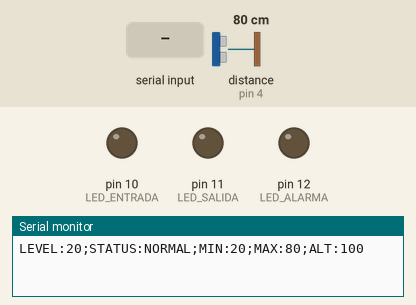
A sketch run on a simulated Arduino Uno, built with avr-gcc and run on an emulated ATmega328P. Shown: output pins drawn as LEDs (lit = HIGH), the last lines printed to the serial monitor. Wiring (inferred from the names in the program): ultrasonic range finder: trigger pin 5; echo pin 4. Inputs (shaded band) come from the test bench; at power-on: distance to the obstacle (sensor on pin 4) 80 cm. The echo pulse lasts 58.3 µs per cm; pins used as bus, display or sensor lines are not drawn.

Above: at 1.2 s.
1.3 s: distance to the obstacle (sensor on pin 4) set to 22 cm
2.8 s: distance to the obstacle (sensor on pin 4) set to 17 cm
At 3.2 s:
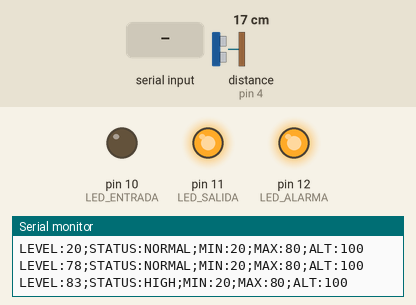
4.4 s: "ALT:\n" received over Serial
At 5.2 s:
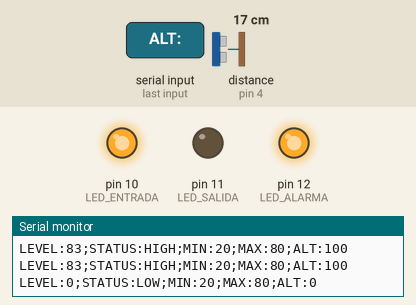
5.9 s: "MIN:\n" received over Serial
At 7.1 s:
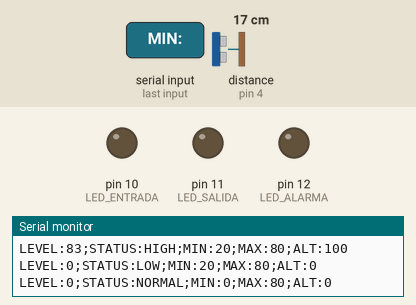
7.4 s: "MIN:90\n" received over Serial
At 8.2 s:
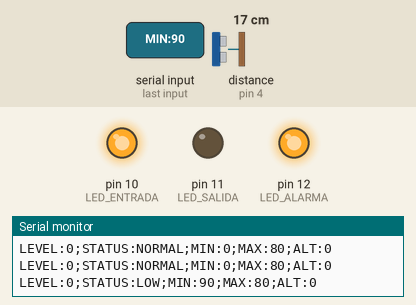
Timing chart, 0 to 9.9 s (numbered marks = the images above; inputs shaded):
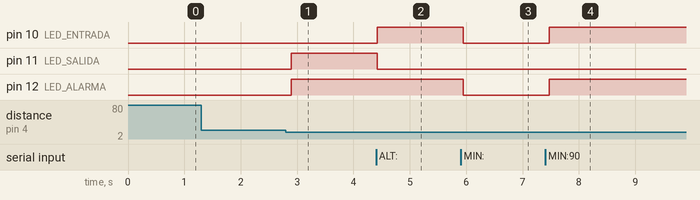

Measured:
- the behaviour switches between 20 and 19 cm on distance to the obstacle (sensor on pin 4) (found by bisection; images 0 and 1)
- after the input at 2.8 s, pin 11 (LED_SALIDA), pin 12 (LED_ALARMA): LOW → HIGH after 0.10 s
- after the input at 4.4 s, pin 10 (LED_ENTRADA): LOW → HIGH at once; pin 11 (LED_SALIDA): HIGH → LOW at once
- after the input at 5.9 s, pin 10 (LED_ENTRADA), pin 12 (LED_ALARMA): HIGH → LOW after 0.05 s
- after the input at 7.4 s, pin 10 (LED_ENTRADA), pin 12 (LED_ALARMA): LOW → HIGH after 0.08 s

The sketch:

arduino.ino
```cpp
#include <Arduino.h>

const int TRIG_PIN = 5;
const int ECHO_PIN = 4;

const int LED_ENTRADA = 10;
const int LED_SALIDA = 11;
const int LED_ALARMA = 12;

int altura_tanque = 100;

int nivelMinimo = 20;
int nivelMaximo = 80;

unsigned long ultimoEnvio = 0;

String buffer = "";

float medirDistancia();
void procesarMensaje(String msg);

void setup() {
  Serial.begin(9600);

  pinMode(TRIG_PIN, OUTPUT);
  pinMode(ECHO_PIN, INPUT);

  pinMode(LED_ENTRADA, OUTPUT);
  pinMode(LED_SALIDA, OUTPUT);
  pinMode(LED_ALARMA, OUTPUT);

  digitalWrite(LED_ENTRADA, LOW);
  digitalWrite(LED_SALIDA, LOW);
  digitalWrite(LED_ALARMA, LOW);
}

void loop() {

  while (Serial.available()) {
    char c = Serial.read();

    if (c == '\n') {
      procesarMensaje(buffer);
      buffer = "";
    } else {
      buffer += c;
    }
  }

  float distancia = medirDistancia();

  int nivel = altura_tanque - distancia;

  if (nivel < 0) {
    nivel = 0;
  }

  if (nivel > altura_tanque) {
    nivel = altura_tanque;
  }

  String estado = "NORMAL";

  if (nivel < nivelMinimo) {

    digitalWrite(LED_ENTRADA, HIGH);
    digitalWrite(LED_SALIDA, LOW);
    digitalWrite(LED_ALARMA, HIGH);

    estado = "LOW";

  } else if (nivel > nivelMaximo) {

    digitalWrite(LED_ENTRADA, LOW);
    digitalWrite(LED_SALIDA, HIGH);
    digitalWrite(LED_ALARMA, HIGH);

    estado = "HIGH";

  } else {

    digitalWrite(LED_ENTRADA, LOW);
    digitalWrite(LED_SALIDA, LOW);
    digitalWrite(LED_ALARMA, LOW);

    estado = "NORMAL";
  }

  if (millis() - ultimoEnvio >= 1000) {

    ultimoEnvio = millis();

    Serial.print("LEVEL:");
    Serial.print(nivel);

    Serial.print(";STATUS:");
    Serial.print(estado);

    Serial.print(";MIN:");
    Serial.print(nivelMinimo);

    Serial.print(";MAX:");
    Serial.print(nivelMaximo);

    Serial.print(";ALT:");
    Serial.println(altura_tanque);
  }

  delay(100);
}

float medirDistancia() {

  digitalWrite(TRIG_PIN, LOW);
  delayMicroseconds(2);

  digitalWrite(TRIG_PIN, HIGH);
  delayMicroseconds(10);

  digitalWrite(TRIG_PIN, LOW);

  long duracion = pulseIn(ECHO_PIN, HIGH, 30000);

  if (duracion == 0) {
    return altura_tanque;
  }

  float distancia = duracion * 0.0343 / 2.0;

  return distancia;
}

void procesarMensaje(String msg) {

  msg.trim();

  int inicio = 0;

  while (inicio < msg.length()) {

    int fin = msg.indexOf(';', inicio);

    if (fin == -1) {
      fin = msg.length();
    }

    String campo = msg.substring(inicio, fin);

    if (campo.startsWith("MIN:")) {

      nivelMinimo = campo.substring(4).toInt();

    }
    else if (campo.startsWith("MAX:")) {

      nivelMaximo = campo.substring(4).toInt();

    }
    else if (campo.startsWith("ALT:")) {

      altura_tanque = campo.substring(4).toInt();

    }

    inicio = fin + 1;
  }

}
```
